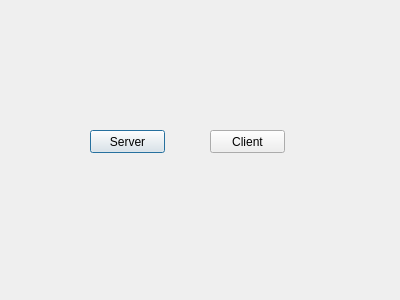
<?xml version="1.0" encoding="UTF-8"?>
<ui version="4.0">
 <class>Dialog</class>
 <widget class="QDialog" name="Dialog">
  <property name="geometry">
   <rect>
    <x>0</x>
    <y>0</y>
    <width>400</width>
    <height>300</height>
   </rect>
  </property>
  <property name="windowTitle">
   <string>Dialog</string>
  </property>
  <widget class="QPushButton" name="pushButton">
   <property name="geometry">
    <rect>
     <x>90</x>
     <y>130</y>
     <width>75</width>
     <height>23</height>
    </rect>
   </property>
   <property name="text">
    <string>Server</string>
   </property>
  </widget>
  <widget class="QPushButton" name="pushButton_2">
   <property name="geometry">
    <rect>
     <x>210</x>
     <y>130</y>
     <width>75</width>
     <height>23</height>
    </rect>
   </property>
   <property name="text">
    <string>Client</string>
   </property>
  </widget>
 </widget>
 <resources/>
 <connections/>
</ui>
